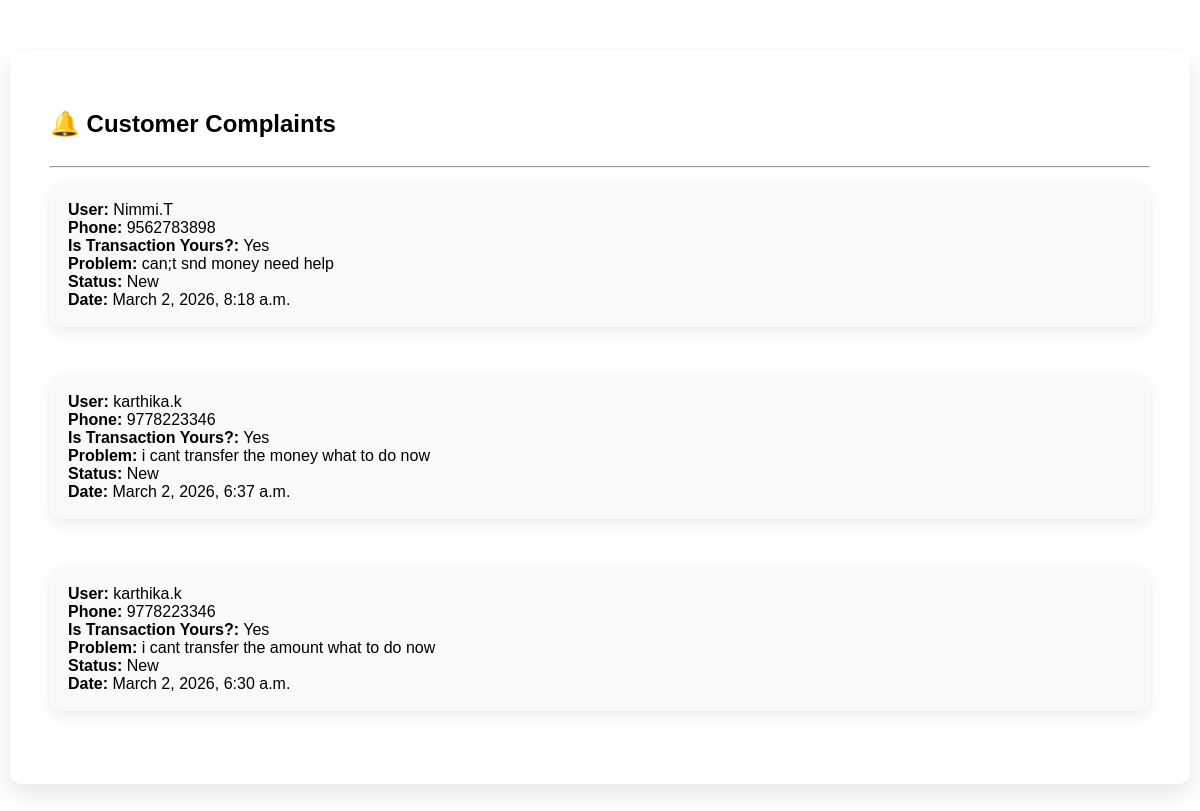
Page /bank-complaints/ (signed in) on the earlier database version.
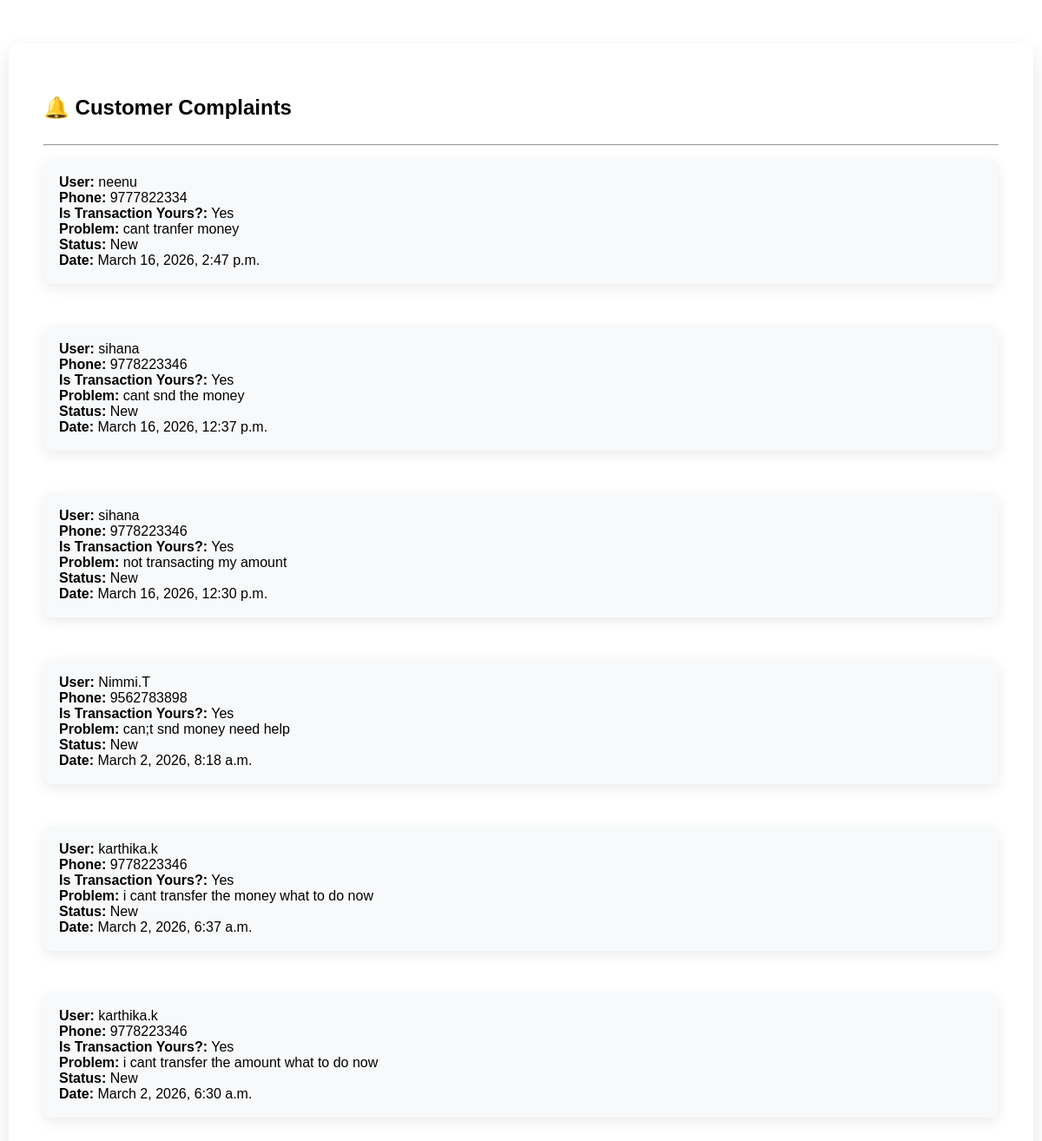
Same page on the later database version.
### transactions/models.py (models this page shows, shortened)
class Complaint(models.Model):
    user = models.ForeignKey(User, on_delete=models.CASCADE)
    phone = models.CharField(max_length=15)
    is_you = models.CharField(max_length=10)
    problem = models.TextField()
    created_at = models.DateTimeField(auto_now_add=True)
    status = models.CharField(max_length=20, default="New")

### transactions/views.py (the view)
# urls.py: path("bank-complaints/", views.bank_complaints, name="bank_complaints"),
@user_passes_test(is_bank)
def bank_complaints(request):
    complaints = Complaint.objects.all().order_by("-created_at")
    return render(request, "bank_complaints.html", {"complaints": complaints})

### transactions/views.py (called while the page is built)
def is_bank(user):
    return user.is_staff

### templates/bank_complaints.html
{% extends "base_main.html" %}
{% block content %}
<div class="container">
    <h2>🔔 Customer Complaints</h2>
    <hr>
    {% for complaint in complaints %}
        <div class="card">
            <strong>User:</strong> {{ complaint.user.username }} <br>
            <strong>Phone:</strong> {{ complaint.phone }} <br>
            <strong>Is Transaction Yours?:</strong> {{ complaint.is_you }} <br>
            <strong>Problem:</strong> {{ complaint.problem }} <br>
            <strong>Status:</strong> {{ complaint.status }} <br>
            <strong>Date:</strong> {{ complaint.created_at }}
        </div>
        <br>
    {% empty %}
        <p>No complaints found.</p>
    {% endfor %}
</div>
{% endblock %}

Differences in the rows shown:
added Complaint: user.username "neenu", phone "9777822334", is_you "Yes", problem "cant tranfer money", status "New", created_at "March 16, 2026, 2:47 p.m."
added Complaint: user.username "sihana", phone "9778223346", is_you "Yes", problem "cant snd the money", status "New", created_at "March 16, 2026, 12:37 p.m."
added Complaint: user.username "sihana", phone "9778223346", is_you "Yes", problem "not transacting my amount", status "New", created_at "March 16, 2026, 12:30 p.m."
